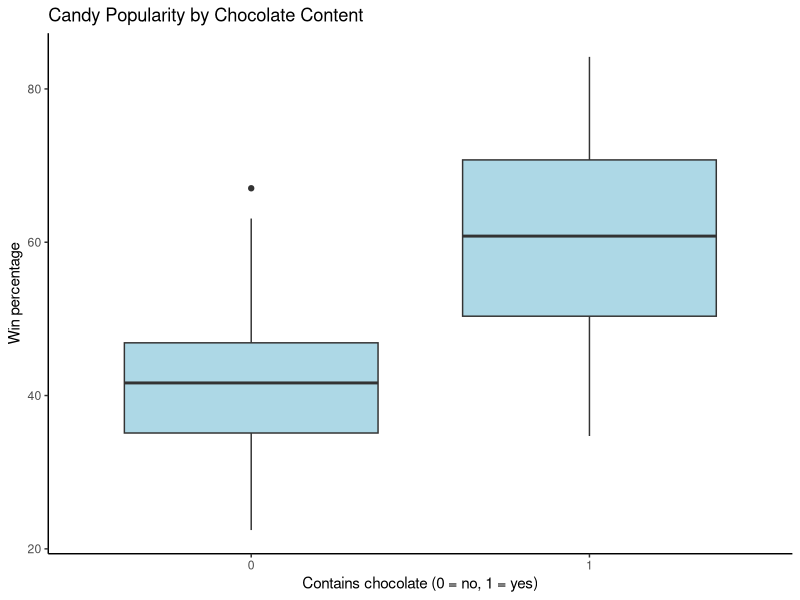

Source code (R):
## ---- chunk 1
# Install once if needed (then re-comment):
# install.packages("readr")
# install.packages("dplyr")
# install.packages("ggplot2")

library(readr)
library(dplyr)
library(ggplot2)
## ---- chunk 2
candy <- read_csv("candy_data.csv")
## ---- chunk 3
nrow(candy)       # how many rows?
ncol(candy)       # how many columns?
colnames(candy)   # what are the columns called?
head(candy)       # the first 6 rows
## ---- chunk 4
candy$candy_name    # every candy name
candy$winpercent    # every win percentage
## ---- chunk 5
length(candy$winpercent)   # how many values? (should match nrow)
mean(candy$winpercent)
sd(candy$winpercent)
median(candy$winpercent)
max(candy$winpercent)
## ---- chunk 6
head(arrange(candy, desc(winpercent)))    # the six most-loved candies
head(arrange(candy, winpercent))          # the six least-loved candies
## ---- chunk 7
count(candy, chocolate)
## ---- chunk 8
count(candy, fruity)

mean_sugar <- mean(candy$sugarpercent)
sd_sugar   <- sd(candy$sugarpercent)

mean_sugar
sd_sugar
## ---- chunk 9
chocolate_candy <- filter(candy, chocolate == 1)   # keep only the rows where chocolate is 1

nrow(chocolate_candy)     # how many candies survived the filter?
head(chocolate_candy)
## ---- chunk 10
other_candy <- filter(candy, chocolate == 0)

mean(chocolate_candy$winpercent)   # mean win percentage, chocolate candies
mean(other_candy$winpercent)       # mean win percentage, everything else

sd(chocolate_candy$winpercent)
sd(other_candy$winpercent)
## ---- chunk 11
filter(candy, candy_name == "Twix")     # text values go in quotes; capitalization matters
filter(candy, winpercent > 70)          # numeric conditions work too
## ---- chunk 12
fruity_candy <- filter(candy, fruity == 1)
not_fruity   <- filter(candy, fruity == 0)

mean(fruity_candy$winpercent)
mean(not_fruity$winpercent)
## ---- chunk 13
ggplot(candy, aes(x = factor(chocolate), y = winpercent)) +
  geom_boxplot(fill = "lightblue") +
  labs(title = "Candy Popularity by Chocolate Content",
       x = "Contains chocolate (0 = no, 1 = yes)", y = "Win percentage") +
  theme_classic()
## ---- chunk 14
my_data <- read_csv("emotion_films_data.csv")   # worked example: the emotion-induction experiment

nrow(my_data)
colnames(my_data)
head(my_data)
## ---- chunk 15
# Worked example: IV = film (text levels, so quotes), keeping two of its four levels; DV = positive_affect_after
count(my_data, film)

group_1 <- filter(my_data, film == "sad")
group_2 <- filter(my_data, film == "comedy")

mean(group_1$positive_affect_after)
mean(group_2$positive_affect_after)
sd(group_1$positive_affect_after)
sd(group_2$positive_affect_after)
nrow(group_1)
nrow(group_2)
